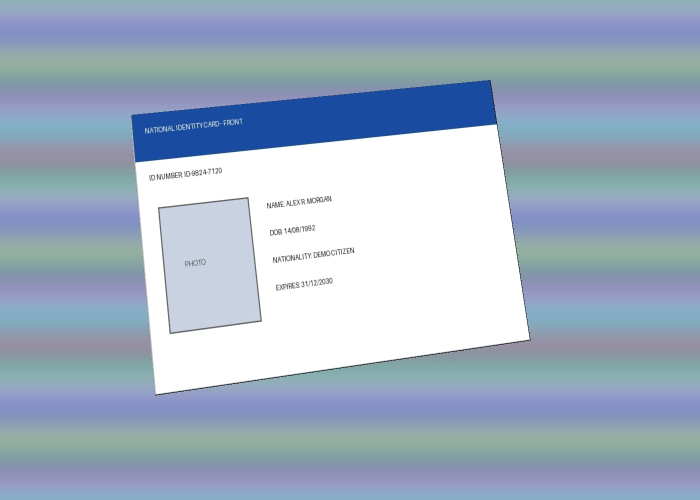
#> input picture test_cards/angled_card.jpg, 1400 x 1000 px (shown at 1/2 size)
$ python -i __init__.py   (imports and definitions only)
#> lines starting #> are read from the running program, lines starting #| are printed output that depends on the picture
#> further down, picture is the input picture: shape (1000, 1400, 3); mean B, G, R 195.5, 176, 159.4
"""Image enhancement: deterministic, safe processing for identity documents and ScamCanner filter."""
import cv2
import numpy as np
import logging

logger = logging.getLogger(__name__)


# [24 lines left out: function scamcanner_filter, not called in this run]


def enhance_auto(image: np.ndarray) -> np.ndarray:
    """
    CamScanner / ScamCanner document auto-enhancement:
    Cleans background shadows and lighting gradients while preserving vibrant photo and sharp text.
    """
    result = image.copy()

    # 1. Background illumination normalization (CamScanner shadow removal)
    bg = cv2.GaussianBlur(result, (35, 35), 0).astype(np.float32) + 1.0
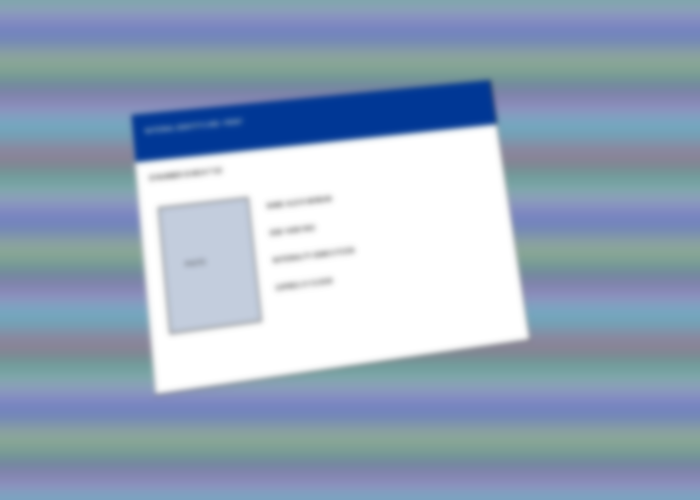
#> bg: shape (1000, 1400, 3) float32 (shown at 1/2 size); mean B, G, R 195.7, 176.9, 159.8; drawn with min black and max white
    normalized = np.clip((result.astype(np.float32) / bg) * 235.0, 0, 255).astype(np.uint8)
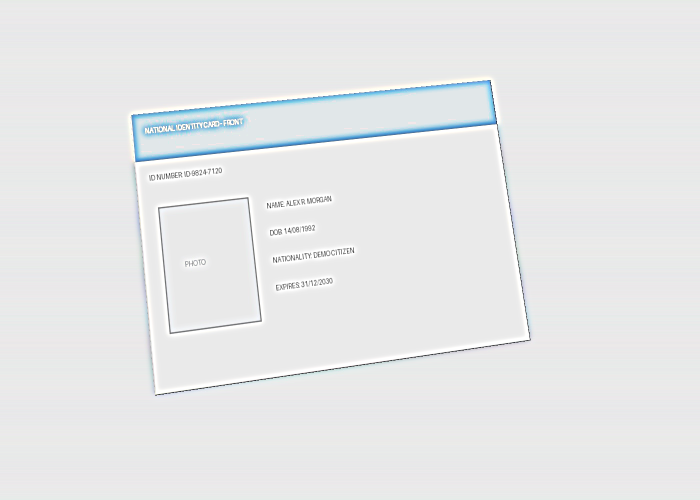
#> normalized: shape (1000, 1400, 3) (shown at 1/2 size); mean B, G, R 233, 232.4, 231.1

    # 2. Local contrast enhancement with CLAHE
    lab = cv2.cvtColor(normalized, cv2.COLOR_BGR2LAB)
#> lab: shape (1000, 1400, 3); mean of channels 0, 1, 2 235, 127.7, 127.5
    l, a, b = cv2.split(lab)
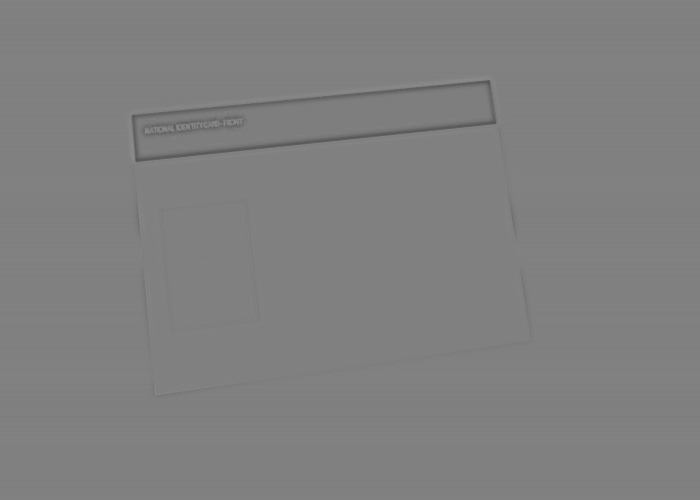
#> b: shape (1000, 1400) (shown at 1/2 size); min 81, max 154, mean 127.5
    clahe = cv2.createCLAHE(clipLimit=1.6, tileGridSize=(8, 8))
    cl = clahe.apply(l)
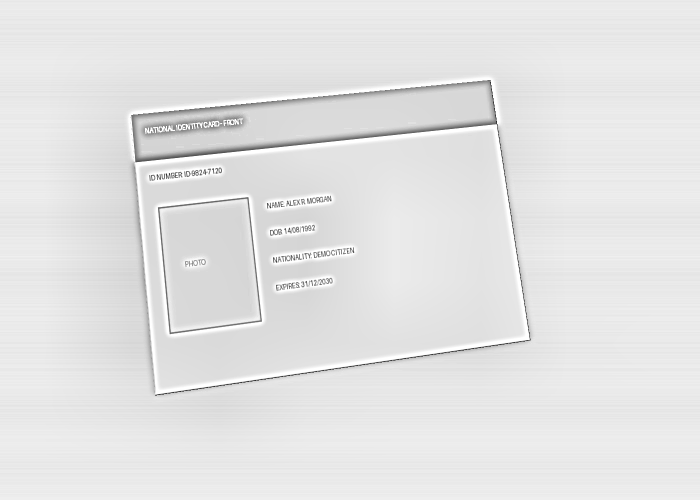
#> cl: shape (1000, 1400) (shown at 1/2 size); min 1, max 255, mean 227.7
    enhanced = cv2.cvtColor(cv2.merge((cl, a, b)), cv2.COLOR_LAB2BGR)

    # 3. Text edge sharpening
    sharpened = apply_sharpening(enhanced, 25)

    # 4. Fast bilateral filter to reduce camera sensor noise
    return reduce_noise(sharpened)


# [18 lines left out: functions enhance_document, to_grayscale, not called in this run]


def to_black_and_white(image: np.ndarray) -> np.ndarray:
    """Convert to crisp black and white using ScamCanner adaptive local thresholding."""
    return scamcanner_filter(image, block_size=19, offset=8)


# [35 lines left out: functions normalize_brightness, adjust_brightness, adjust_contrast, not called in this run]


def apply_sharpening(image: np.ndarray, strength: float = 30) -> np.ndarray:
    """Apply controlled sharpening. Strength: 0-100."""
#> called with strength = 25
    strength = np.clip(strength, 0, 100)
    if strength <= 0:
        return image

    # Unsharp mask
    sigma = 1.0
    blurred = cv2.GaussianBlur(image, (0, 0), sigma)

    amount = (strength / 100.0) * 1.5  # Max 1.5x sharpening
    sharpened = cv2.addWeighted(image, 1.0 + amount, blurred, -amount, 0)

    return np.clip(sharpened, 0, 255).astype(np.uint8)


def reduce_noise(image: np.ndarray, strength: int = 5) -> np.ndarray:
    """Fast bilateral noise reduction that preserves sharp text and edges without CPU lag."""
#> called with strength = 5
    d = 5
    sigma = min(60, max(20, strength * 8))
    return cv2.bilateralFilter(image, d, sigma, sigma)


# [12 lines left out: function reduce_shadows, not called in this run]


def apply_enhancement(image: np.ndarray, mode: str = "AUTO",
                      brightness: float = 0, contrast: float = 0,
                      sharpness: float = 0) -> np.ndarray:
    """Apply enhancement based on mode and manual adjustments.
    Supports both percentage values (50-150 where 100 is normal) and signed offsets (-50 to +50).
    """
    mode_upper = (mode or "AUTO").upper()

    # Apply mode-based preset first
    if mode_upper in ("SCAMCANNER", "SCAN", "CAMSCANNER"):
        result = scamcanner_filter(image)
    elif mode_upper == "AUTO":
        result = enhance_auto(image)
    elif mode_upper == "DOCUMENT":
        result = enhance_document(image)
    elif mode_upper == "GRAYSCALE":
        result = to_grayscale(image)
    elif mode_upper in ("BLACK_AND_WHITE", "B&W"):
        result = to_black_and_white(image)
    else:  # ORIGINAL
        result = image.copy()

    # Normalize brightness input: if given as percentage 50..150, convert to offset -50..+50
    b_val = brightness
    if 40 <= b_val <= 160 and b_val != 0:
        b_val = b_val - 100.0

    # Normalize contrast input: if given as percentage 50..150, convert to offset -50..+50
    c_val = contrast
    if 40 <= c_val <= 160 and c_val != 0:
        c_val = c_val - 100.0

    # Normalize sharpness input: if given as percentage 50..150, convert to 0..100
    s_val = sharpness
    if s_val > 100:
        s_val = min(100.0, s_val - 100.0)
    elif s_val < 0:
        s_val = 0.0

    if b_val != 0:
        result = adjust_brightness(result, b_val)
    if c_val != 0:
        result = adjust_contrast(result, c_val)
    if s_val != 0:
        result = apply_sharpening(result, s_val)

    return result

>>> import cv2
>>> picture = cv2.imread('../../../../test_cards/angled_card.jpg')
>>> result = apply_enhancement(picture)
